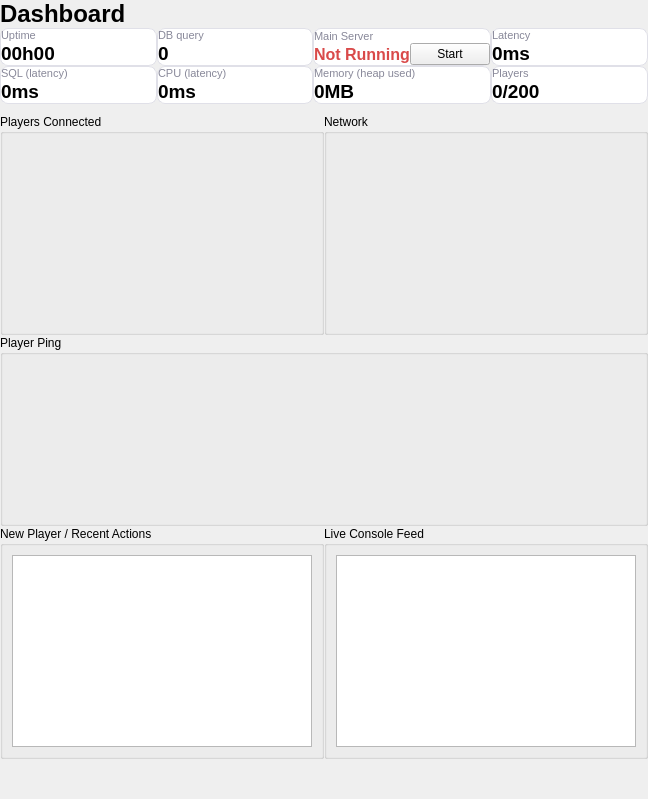
      <widget class="QWidget" name="pageDashboard">
       <layout class="QVBoxLayout" name="dashboardLayout">
        <property name="spacing">
         <number>0</number>
        </property>
        <property name="leftMargin">
         <number>0</number>
        </property>
        <property name="topMargin">
         <number>0</number>
        </property>
        <property name="rightMargin">
         <number>0</number>
        </property>
        <property name="bottomMargin">
         <number>0</number>
        </property>
        <item>
         <widget class="QLabel" name="dashTitle">
          <property name="font">
           <font>
            <pointsize>18</pointsize>
            <bold>true</bold>
           </font>
          </property>
          <property name="text">
           <string>Dashboard</string>
          </property>
         </widget>
        </item>
        <item>
         <layout class="QVBoxLayout" name="liveStatusSection">
          <item>
           <layout class="QGridLayout" name="liveStatusGrid" rowstretch="0,0,0" columnstretch="0,0,0,0">
            <property name="spacing">
             <number>0</number>
            </property>
            <item row="0" column="0">
             <widget class="QFrame" name="cardUptime">
              <property name="styleSheet">
               <string notr="true">QFrame#cardUptime { background-color: #ffffff; border: 1px solid #e0e0e8; border-radius: 8px; }</string>
              </property>
              <layout class="QVBoxLayout" name="cardUptimeLayout">
               <property name="spacing">
                <number>0</number>
               </property>
               <property name="leftMargin">
                <number>0</number>
               </property>
               <property name="topMargin">
                <number>0</number>
               </property>
               <property name="rightMargin">
                <number>0</number>
               </property>
               <property name="bottomMargin">
                <number>0</number>
               </property>
               <item>
                <widget class="QLabel" name="labelUptime">
                 <property name="styleSheet">
                  <string notr="true">color: #888899; font-size: 11px;</string>
                 </property>
                 <property name="text">
                  <string>Uptime</string>
                 </property>
                </widget>
               </item>
               <item>
                <widget class="QLabel" name="valueUptime">
                 <property name="font">
                  <font>
                   <pointsize>14</pointsize>
                   <bold>true</bold>
                  </font>
                 </property>
                 <property name="text">
                  <string>00h00</string>
                 </property>
                </widget>
               </item>
              </layout>
             </widget>
            </item>
            <item row="0" column="1">
             <widget class="QFrame" name="cardDbQuery">
              <property name="styleSheet">
               <string notr="true">QFrame#cardDbQuery { background-color: #ffffff; border: 1px solid #e0e0e8; border-radius: 8px; }</string>
              </property>
              <layout class="QVBoxLayout" name="cardDbQueryLayout">
               <property name="spacing">
                <number>0</number>
               </property>
               <property name="leftMargin">
                <number>0</number>
               </property>
               <property name="topMargin">
                <number>0</number>
               </property>
               <property name="rightMargin">
                <number>0</number>
               </property>
               <property name="bottomMargin">
                <number>0</number>
               </property>
               <item>
                <widget class="QLabel" name="labelDbQuery">
                 <property name="styleSheet">
                  <string notr="true">color: #888899; font-size: 11px;</string>
                 </property>
                 <property name="text">
                  <string>DB query</string>
                 </property>
                </widget>
               </item>
               <item>
                <layout class="QHBoxLayout" name="dbQueryInner">
                 <item>
                  <widget class="QLabel" name="valueDbQuery">
                   <property name="font">
                    <font>
                     <pointsize>14</pointsize>
                     <bold>true</bold>
                    </font>
                   </property>
                   <property name="text">
                    <string>0</string>
                   </property>
                  </widget>
                 </item>
                 <item>
                  <widget class="GaugeWidget" name="progressDbQuery" native="true"/>
                 </item>
                </layout>
               </item>
              </layout>
             </widget>
            </item>
            <item row="0" column="2">
             <widget class="QFrame" name="cardMainServer">
              <property name="styleSheet">
               <string notr="true">QFrame#cardMainServer { background-color: #ffffff; border: 1px solid #e0e0e8; border-radius: 8px; }</string>
              </property>
              <layout class="QVBoxLayout" name="cardMainServerLayout">
               <property name="spacing">
                <number>0</number>
               </property>
               <property name="leftMargin">
                <number>0</number>
               </property>
               <property name="topMargin">
                <number>0</number>
               </property>
               <property name="rightMargin">
                <number>0</number>
               </property>
               <property name="bottomMargin">
                <number>0</number>
               </property>
               <item>
                <widget class="QLabel" name="labelMainServer">
                 <property name="styleSheet">
                  <string notr="true">color: #888899; font-size: 11px;</string>
                 </property>
                 <property name="text">
                  <string>Main Server</string>
                 </property>
                </widget>
               </item>
               <item>
                <layout class="QHBoxLayout" name="mainServerInner">
                 <item>
                  <widget class="QLabel" name="valueMainServer">
                   <property name="font">
                    <font>
                     <pointsize>12</pointsize>
                     <bold>true</bold>
                    </font>
                   </property>
                   <property name="styleSheet">
                    <string notr="true">color: #d94a4a;</string>
                   </property>
                   <property name="text">
                    <string>Not Running</string>
                   </property>
                  </widget>
                 </item>
                 <item>
                  <widget class="QPushButton" name="startStopButton">
                   <property name="text">
                    <string>Start</string>
                   </property>
                  </widget>
                 </item>
                </layout>
               </item>
              </layout>
             </widget>
            </item>
            <item row="0" column="3">
             <widget class="QFrame" name="cardLatency">
              <property name="styleSheet">
               <string notr="true">QFrame#cardLatency { background-color: #ffffff; border: 1px solid #e0e0e8; border-radius: 8px; }</string>
              </property>
              <layout class="QVBoxLayout" name="cardLatencyLayout">
               <property name="spacing">
                <number>0</number>
               </property>
               <property name="leftMargin">
                <number>0</number>
               </property>
               <property name="topMargin">
                <number>0</number>
               </property>
               <property name="rightMargin">
                <number>0</number>
               </property>
               <property name="bottomMargin">
                <number>0</number>
               </property>
               <item>
                <widget class="QLabel" name="labelLatency">
                 <property name="styleSheet">
                  <string notr="true">color: #888899; font-size: 11px;</string>
                 </property>
                 <property name="text">
                  <string>Latency</string>
                 </property>
                </widget>
               </item>
               <item>
                <widget class="QLabel" name="valueLatency">
                 <property name="font">
                  <font>
                   <pointsize>14</pointsize>
                   <bold>true</bold>
                  </font>
                 </property>
                 <property name="text">
                  <string>0ms</string>
                 </property>
                </widget>
               </item>
              </layout>
             </widget>
            </item>
            <item row="1" column="0">
             <widget class="QFrame" name="cardSqlLatency">
              <property name="styleSheet">
               <string notr="true">QFrame#cardSqlLatency { background-color: #ffffff; border: 1px solid #e0e0e8; border-radius: 8px; }</string>
              </property>
              <layout class="QVBoxLayout" name="cardSqlLatencyLayout">
               <property name="spacing">
                <number>0</number>
               </property>
               <property name="leftMargin">
                <number>0</number>
               </property>
               <property name="topMargin">
                <number>0</number>
               </property>
               <property name="rightMargin">
                <number>0</number>
               </property>
               <property name="bottomMargin">
                <number>0</number>
               </property>
               <item>
                <widget class="QLabel" name="labelSqlLatency">
                 <property name="styleSheet">
                  <string notr="true">color: #888899; font-size: 11px;</string>
                 </property>
                 <property name="text">
                  <string>SQL (latency)</string>
                 </property>
                </widget>
               </item>
               <item>
                <widget class="QLabel" name="valueSqlLatency">
                 <property name="font">
                  <font>
                   <pointsize>14</pointsize>
                   <bold>true</bold>
                  </font>
                 </property>
                 <property name="text">
                  <string>0ms</string>
                 </property>
                </widget>
               </item>
              </layout>
             </widget>
            </item>
            <item row="1" column="1">
             <widget class="QFrame" name="cardCpuLatency">
              <property name="styleSheet">
               <string notr="true">QFrame#cardCpuLatency { background-color: #ffffff; border: 1px solid #e0e0e8; border-radius: 8px; }</string>
              </property>
              <layout class="QVBoxLayout" name="cardCpuLatencyLayout">
               <property name="spacing">
                <number>0</number>
               </property>
               <property name="leftMargin">
                <number>0</number>
               </property>
               <property name="topMargin">
                <number>0</number>
               </property>
               <property name="rightMargin">
                <number>0</number>
               </property>
               <property name="bottomMargin">
                <number>0</number>
               </property>
               <item>
                <widget class="QLabel" name="labelCpuLatency">
                 <property name="styleSheet">
                  <string notr="true">color: #888899; font-size: 11px;</string>
                 </property>
                 <property name="text">
                  <string>CPU (latency)</string>
                 </property>
                </widget>
               </item>
               <item>
                <widget class="QLabel" name="valueCpuLatency">
                 <property name="font">
                  <font>
                   <pointsize>14</pointsize>
                   <bold>true</bold>
                  </font>
                 </property>
                 <property name="text">
                  <string>0ms</string>
                 </property>
                </widget>
               </item>
              </layout>
             </widget>
            </item>
            <item row="1" column="2">
             <widget class="QFrame" name="cardMemory">
              <property name="styleSheet">
               <string notr="true">QFrame#cardMemory { background-color: #ffffff; border: 1px solid #e0e0e8; border-radius: 8px; }</string>
              </property>
              <layout class="QVBoxLayout" name="cardMemoryLayout">
               <property name="spacing">
                <number>0</number>
               </property>
               <property name="leftMargin">
                <number>0</number>
               </property>
               <property name="topMargin">
                <number>0</number>
               </property>
               <property name="rightMargin">
                <number>0</number>
               </property>
               <property name="bottomMargin">
                <number>0</number>
               </property>
               <item>
                <widget class="QLabel" name="labelMemory">
                 <property name="styleSheet">
                  <string notr="true">color: #888899; font-size: 11px;</string>
                 </property>
                 <property name="text">
                  <string>Memory (heap used)</string>
                 </property>
                </widget>
               </item>
               <item>
                <widget class="QLabel" name="valueMemory">
                 <property name="font">
                  <font>
                   <pointsize>14</pointsize>
                   <bold>true</bold>
                  </font>
                 </property>
                 <property name="text">
                  <string>0MB</string>
                 </property>
                </widget>
               </item>
              </layout>
             </widget>
            </item>
            <item row="2" column="0" colspan="4">
             <spacer name="liveStatusBottomSpacer">
              <property name="orientation">
               <enum>Qt::Orientation::Vertical</enum>
              </property>
              <property name="sizeHint" stdset="0">
               <size>
                <width>20</width>
                <height>10</height>
               </size>
              </property>
             </spacer>
            </item>
            <item row="1" column="3">
             <widget class="QFrame" name="cardPlayers">
              <property name="styleSheet">
               <string notr="true">QFrame#cardPlayers { background-color: #ffffff; border: 1px solid #e0e0e8; border-radius: 8px; }</string>
              </property>
              <layout class="QVBoxLayout" name="cardPlayersLayout">
               <property name="spacing">
                <number>0</number>
               </property>
               <property name="leftMargin">
                <number>0</number>
               </property>
               <property name="topMargin">
                <number>0</number>
               </property>
               <property name="rightMargin">
                <number>0</number>
               </property>
               <property name="bottomMargin">
                <number>0</number>
               </property>
               <item>
                <widget class="QLabel" name="labelPlayers">
                 <property name="styleSheet">
                  <string notr="true">color: #888899; font-size: 11px;</string>
                 </property>
                 <property name="text">
                  <string>Players</string>
                 </property>
                </widget>
               </item>
               <item>
                <layout class="QHBoxLayout" name="playersInner">
                 <item>
                  <widget class="QLabel" name="valuePlayers">
                   <property name="font">
                    <font>
                     <pointsize>14</pointsize>
                     <bold>true</bold>
                    </font>
                   </property>
                   <property name="text">
                    <string>0/200</string>
                   </property>
                  </widget>
                 </item>
                 <item>
                  <widget class="GaugeWidget" name="progressPlayers" native="true"/>
                 </item>
                </layout>
               </item>
              </layout>
             </widget>
            </item>
           </layout>
          </item>
         </layout>
        </item>
        <item>
         <layout class="QHBoxLayout" name="perfMetricsLayout">
          <item>
           <widget class="QGroupBox" name="chartPlayersGroup">
            <property name="title">
             <string>Players Connected</string>
            </property>
            <layout class="QVBoxLayout" name="chartPlayersLayout">
             <item>
              <widget class="ChartWidget" name="chartPlayers" native="true">
               <property name="minimumSize">
                <size>
                 <width>300</width>
                 <height>180</height>
                </size>
               </property>
              </widget>
             </item>
            </layout>
           </widget>
          </item>
          <item>
           <widget class="QGroupBox" name="chartNetworkGroup">
            <property name="title">
             <string>Network</string>
            </property>
            <layout class="QVBoxLayout" name="chartNetworkLayout">
             <item>
              <widget class="ChartWidget" name="chartNetwork" native="true">
               <property name="minimumSize">
                <size>
                 <width>300</width>
                 <height>180</height>
                </size>
               </property>
              </widget>
             </item>
            </layout>
           </widget>
          </item>
         </layout>
        </item>
        <item>
         <widget class="QGroupBox" name="chartPingGroup">
          <property name="title">
           <string>Player Ping</string>
          </property>
          <layout class="QVBoxLayout" name="chartPingLayout">
           <item>
            <widget class="ChartWidget" name="chartPing" native="true">
             <property name="minimumSize">
              <size>
               <width>0</width>
               <height>150</height>
              </size>
             </property>
            </widget>
           </item>
          </layout>
         </widget>
        </item>
        <item>
         <layout class="QHBoxLayout" name="dashBottomLayout">
          <item>
           <widget class="QGroupBox" name="analyticsGroup">
            <property name="minimumSize">
             <size>
              <width>300</width>
              <height>0</height>
             </size>
            </property>
            <property name="title">
             <string>New Player / Recent Actions</string>
            </property>
            <layout class="QVBoxLayout" name="analyticsLayout">
             <item>
              <widget class="QTextEdit" name="textEditAnalytics">
               <property name="readOnly">
                <bool>true</bool>
               </property>
              </widget>
             </item>
            </layout>
           </widget>
          </item>
          <item>
           <widget class="QGroupBox" name="consoleGroup">
            <property name="title">
             <string>Live Console Feed</string>
            </property>
            <layout class="QVBoxLayout" name="consoleLayout">
             <item>
              <widget class="QTextEdit" name="textEditConsole">
               <property name="readOnly">
                <bool>true</bool>
               </property>
              </widget>
             </item>
            </layout>
           </widget>
          </item>
         </layout>
        </item>
        <item>
         <spacer name="dashSpacer">
          <property name="orientation">
           <enum>Qt::Orientation::Vertical</enum>
          </property>
          <property name="sizeHint" stdset="0">
           <size>
            <width>20</width>
            <height>40</height>
           </size>
          </property>
         </spacer>
        </item>
       </layout>
      </widget>
